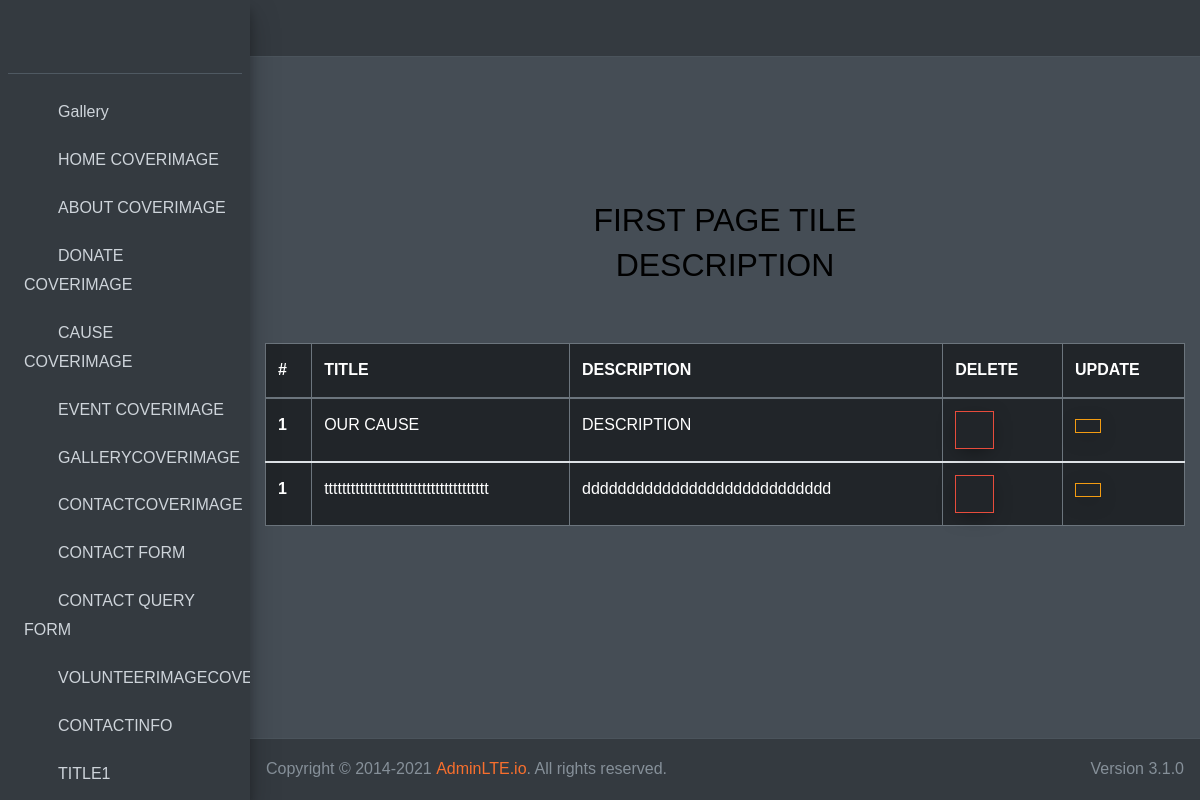
The page /myadmin/titledisplay2 on the database its author committed.
### ngoapp/models.py (models this page shows, shortened)
class heading2(models.Model):
    title = models.CharField(max_length=100,blank=False)
    description = models.TextField(max_length=800,blank=False)

### myadmin/views.py (the view)
# urls.py: path('titledisplay2',views.title2,name='title2'),#display + add
def title2(request):
    hddata2 = heading2.objects.all()
    context = {'hde': hddata2}
    if request.method == 'POST':
        title=request.POST['title']
        description=request.POST['description']
        var=heading2(title=title,description=description)
        var.save()
        return redirect('title2')
    else:
        return render(request,'adminhd2/headingtitle2.html',context)

### template/adminhd2/headingtitle2.html (shortened to what this page needs)
{%extends "adminbase.html"%}{% load static %}
{%block content %}
<!doctype html>
  <div class="content-wrapper">
<html lang="en">
  <head>
	<link rel="stylesheet" href="https://stackpath.bootstrapcdn.com/font-awesome/4.7.0/css/font-awesome.min.css">
	<link rel="stylesheet" href="css/style.css">
	</head>
	<body>
	<section class="ftco-section">
		<div class="container">
			<div class="row justify-content-center">
				<div class="col-md-6 text-center mb-5">
					<h2 class="heading-section">FIRST PAGE  TILE DESCRIPTION</h2>
				</div>
			</div>
			<div class="row">
				<div class="col-md-12">
					<div class="table-wrap">
						<table class="table table-bordered table-dark table-hover">
						  <thead>
						    <tr>
						      <th>#</th>
						      <th>TITLE</th>
						      <th>DESCRIPTION</th>
						      <th>DELETE</th>
                   <th>UPDATE</th>
						    </tr>
						  </thead>
                {% for i in hde %}
						  <tbody>
						    <tr>
						      <th scope="row">1</th>
						      <td>{{i.title}}</td>
						      <td>{{i.description}}</td>
                  <TD>
                    <form action="{% url 'hde2' i.id%}">
                      <button class="btn btn-outline-danger" data-toggle="tooltip" data-placement="top" title="Delete">
                          <i class="zmdi zmdi-delete"></i>
                      </button>
                  </form>
                </TD>
              <TD>  <form action="{% url 'titupdat2' i.id%}">
                        <button class="btn btn-outline-warning" data-toggle="tooltip" data-placement="top" title="update">
                        </button>
                      </form>
                </TD>
						    </tr>
						  </tbody>
                {% endfor %}
						</table>
					</div>
				</div>
			</div>
		</div>
	</section>
	</body>
</html>
    </div>
    {%endblock%}

### rows shown on the page
heading2: title "OUR CAUSE", description "DESCRIPTION"
heading2: title "ttttttttttttttttttttttttttttttttttttt", description "dddddddddddddddddddddddddddd"
